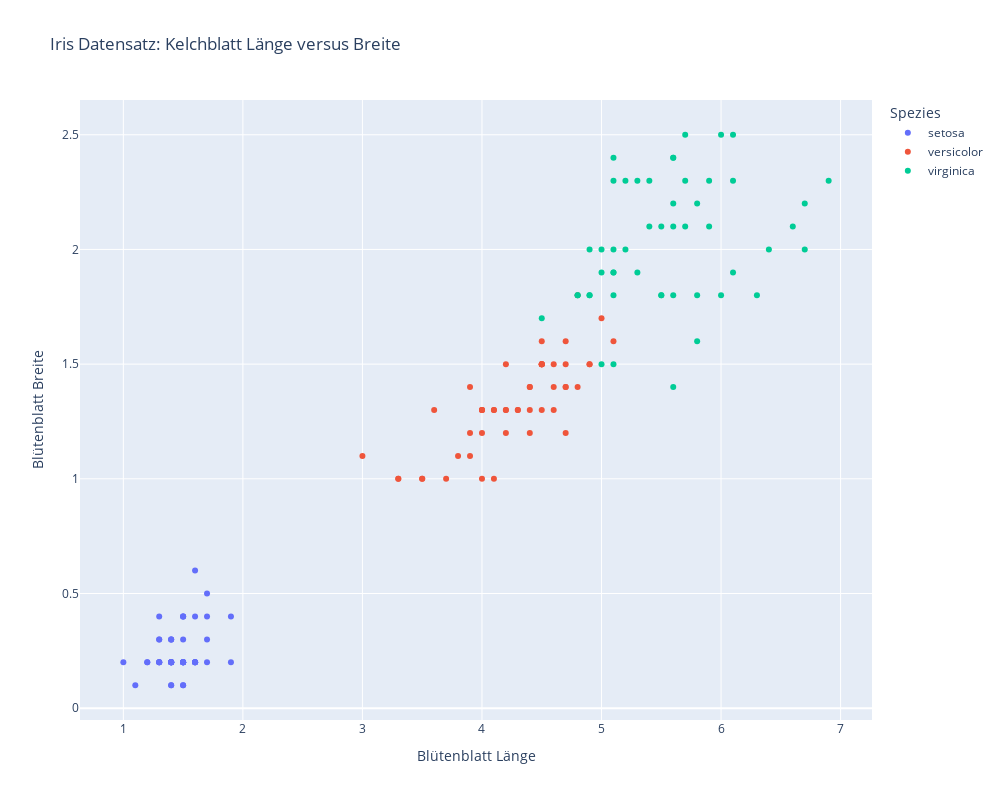

Notebook code for this chart:
### Code cell
import plotly.express as px

fig = px.scatter(
    Daten,
    x="Bluetenblatt_Laenge",
    y="Bluetenblatt_Breite",
    color="Spezies",
    title="Iris Datensatz: Kelchblatt Länge versus Breite",
    labels={
        "Bluetenblatt_Laenge": "Blütenblatt Länge",
        "Bluetenblatt_Breite": "Blütenblatt Breite"
    },
    width=1000,   # width in pixels
    height=800   # height in pixels
)

fig.show()

### Figure 1 — Plotly figure (JSON) as saved in the notebook; plotly's stock layout.template omitted (floating-point values rounded to 4 significant figures)
{"data": [{"hovertemplate": "Spezies=setosa<br>Blütenblatt Länge=%{x}<br>Blütenblatt Breite=%{y}<extra></extra>", "legendgroup": "setosa", "marker": {"color": "#636efa", "symbol": "circle"}, "mode": "markers", "name": "setosa", "orientation": "v", "showlegend": true, "type": "scatter", "x": [1.4, 1.4, 1.3, 1.5, 1.4, 1.7, 1.4, 1.5, 1.4, 1.5, 1.5, 1.6, 1.4, 1.1, 1.2, 1.5, 1.3, 1.4, 1.7, 1.5, 1.7, 1.5, 1.0, 1.7, 1.9, 1.6, 1.6, 1.5, 1.4, 1.6, 1.6, 1.5, 1.5, 1.4, 1.5, 1.2, 1.3, 1.4, 1.3, 1.5, 1.3, 1.3, 1.3, 1.6, 1.9, 1.4, 1.6, 1.4, 1.5, 1.4], "xaxis": "x", "y": [0.2, 0.2, 0.2, 0.2, 0.2, 0.4, 0.3, 0.2, 0.2, 0.1, 0.2, 0.2, 0.1, 0.1, 0.2, 0.4, 0.4, 0.3, 0.3, 0.3, 0.2, 0.4, 0.2, 0.5, 0.2, 0.2, 0.4, 0.2, 0.2, 0.2, 0.2, 0.4, 0.1, 0.2, 0.2, 0.2, 0.2, 0.1, 0.2, 0.2, 0.3, 0.3, 0.2, 0.6, 0.4, 0.3, 0.2, 0.2, 0.2, 0.2], "yaxis": "y"}, {"hovertemplate": "Spezies=versicolor<br>Blütenblatt Länge=%{x}<br>Blütenblatt Breite=%{y}<extra></extra>", "legendgroup": "versicolor", "marker": {"color": "#EF553B", "symbol": "circle"}, "mode": "markers", "name": "versicolor", "orientation": "v", "showlegend": true, "type": "scatter", "x": [4.7, 4.5, 4.9, 4.0, 4.6, 4.5, 4.7, 3.3, 4.6, 3.9, 3.5, 4.2, 4.0, 4.7, 3.6, 4.4, 4.5, 4.1, 4.5, 3.9, 4.8, 4.0, 4.9, 4.7, 4.3, 4.4, 4.8, 5.0, 4.5, 3.5, 3.8, 3.7, 3.9, 5.1, 4.5, 4.5, 4.7, 4.4, 4.1, 4.0, 4.4, 4.6, 4.0, 3.3, 4.2, 4.2, 4.2, 4.3, 3.0, 4.1], "xaxis": "x", "y": [1.4, 1.5, 1.5, 1.3, 1.5, 1.3, 1.6, 1.0, 1.3, 1.4, 1.0, 1.5, 1.0, 1.4, 1.3, 1.4, 1.5, 1.0, 1.5, 1.1, 1.8, 1.3, 1.5, 1.2, 1.3, 1.4, 1.4, 1.7, 1.5, 1.0, 1.1, 1.0, 1.2, 1.6, 1.5, 1.6, 1.5, 1.3, 1.3, 1.3, 1.2, 1.4, 1.2, 1.0, 1.3, 1.2, 1.3, 1.3, 1.1, 1.3], "yaxis": "y"}, {"hovertemplate": "Spezies=virginica<br>Blütenblatt Länge=%{x}<br>Blütenblatt Breite=%{y}<extra></extra>", "legendgroup": "virginica", "marker": {"color": "#00cc96", "symbol": "circle"}, "mode": "markers", "name": "virginica", "orientation": "v", "showlegend": true, "type": "scatter", "x": [6.0, 5.1, 5.9, 5.6, 5.8, 6.6, 4.5, 6.3, 5.8, 6.1, 5.1, 5.3, 5.5, 5.0, 5.1, 5.3, 5.5, 6.7, 6.9, 5.0, 5.7, 4.9, 6.7, 4.9, 5.7, 6.0, 4.8, 4.9, 5.6, 5.8, 6.1, 6.4, 5.6, 5.1, 5.6, 6.1, 5.6, 5.5, 4.8, 5.4, 5.6, 5.1, 5.1, 5.9, 5.7, 5.2, 5.0, 5.2, 5.4, 5.1], "xaxis": "x", "y": [2.5, 1.9, 2.1, 1.8, 2.2, 2.1, 1.7, 1.8, 1.8, 2.5, 2.0, 1.9, 2.1, 2.0, 2.4, 2.3, 1.8, 2.2, 2.3, 1.5, 2.3, 2.0, 2.0, 1.8, 2.1, 1.8, 1.8, 1.8, 2.1, 1.6, 1.9, 2.0, 2.2, 1.5, 1.4, 2.3, 2.4, 1.8, 1.8, 2.1, 2.4, 2.3, 1.9, 2.3, 2.5, 2.3, 1.9, 2.0, 2.3, 1.8], "yaxis": "y"}], "layout": {"height": 800, "legend": {"title": {"text": "Spezies"}, "tracegroupgap": 0}, "title": {"text": "Iris Datensatz: Kelchblatt Länge versus Breite"}, "width": 1000, "xaxis": {"anchor": "y", "domain": [0, 1], "title": {"text": "Blütenblatt Länge"}}, "yaxis": {"anchor": "x", "domain": [0, 1], "title": {"text": "Blütenblatt Breite"}}}}
